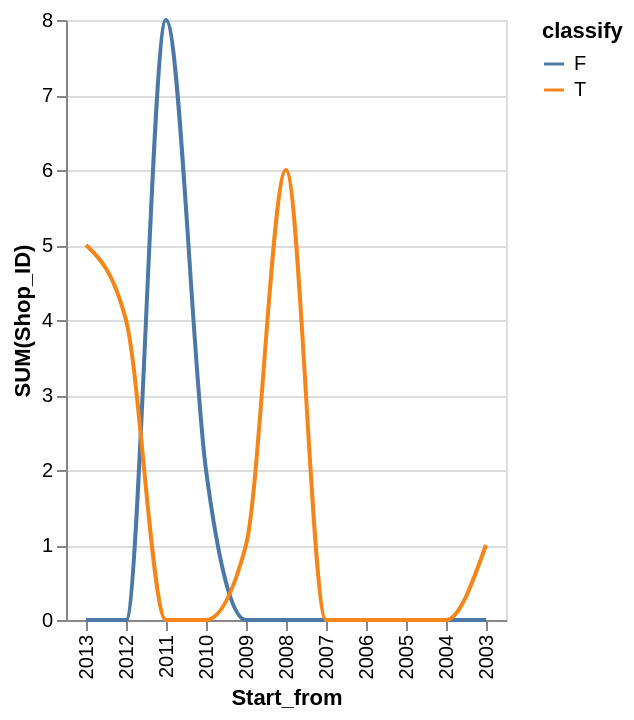

Vega-Lite specification stored for this chart:
### Vega-Lite specification from a JSON file in a GitHub repository (floating-point values rounded to 4 significant figures)
{"data": {"values": [{"x_data": "2013", "y_data": 0, "classify": "F"}, {"x_data": "2012", "y_data": 0, "classify": "F"}, {"x_data": "2011", "y_data": 8, "classify": "F"}, {"x_data": "2010", "y_data": 2, "classify": "F"}, {"x_data": "2009", "y_data": 0, "classify": "F"}, {"x_data": "2008", "y_data": 0, "classify": "F"}, {"x_data": "2007", "y_data": 0, "classify": "F"}, {"x_data": "2006", "y_data": 0, "classify": "F"}, {"x_data": "2005", "y_data": 0, "classify": "F"}, {"x_data": "2004", "y_data": 0, "classify": "F"}, {"x_data": "2003", "y_data": 0, "classify": "F"}, {"x_data": "2013", "y_data": 5, "classify": "T"}, {"x_data": "2012", "y_data": 4, "classify": "T"}, {"x_data": "2011", "y_data": 0, "classify": "T"}, {"x_data": "2010", "y_data": 0, "classify": "T"}, {"x_data": "2009", "y_data": 1, "classify": "T"}, {"x_data": "2008", "y_data": 6, "classify": "T"}, {"x_data": "2007", "y_data": 0, "classify": "T"}, {"x_data": "2006", "y_data": 0, "classify": "T"}, {"x_data": "2005", "y_data": 0, "classify": "T"}, {"x_data": "2004", "y_data": 0, "classify": "T"}, {"x_data": "2003", "y_data": 1, "classify": "T"}]}, "mark": {"type": "line", "interpolate": "monotone"}, "encoding": {"x": {"field": "x_data", "type": "nominal", "title": "Start_from", "sort": "descending"}, "y": {"field": "y_data", "type": "quantitative", "title": "SUM(Shop_ID)"}, "color": {"field": "classify"}}}
